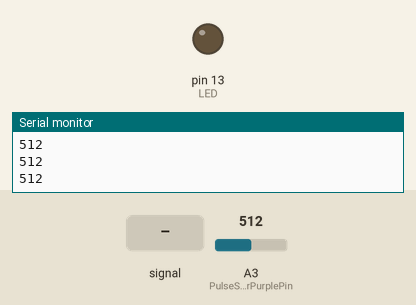
This sketch was run on a simulated Arduino Uno, built with avr-gcc and run on an emulated ATmega328P. Parts: output pins drawn as LEDs (lit = HIGH), the last lines printed to the serial monitor. Dashed ring = blinking. The test bench sets the inputs (shaded band); at power-on: A3 (PulseSensorPurplePin) = 512.

Above: at 1.2 s.
1.3 s: A3 (PulseSensorPurplePin) fed a 200 Hz sine of ±81 counts around its level
At 1.64 s:
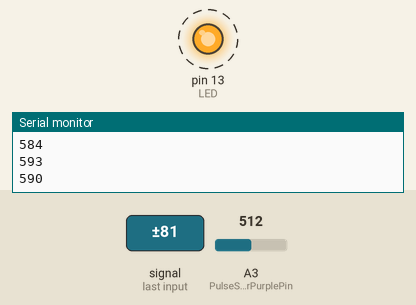
4.3 s: A3 (PulseSensorPurplePin) set to 716
At 5.5 s:
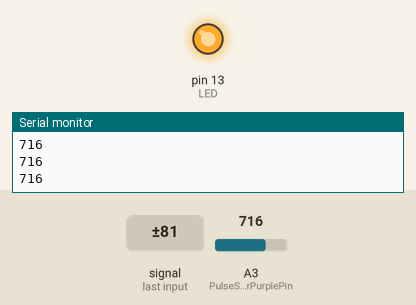
5.8 s: A3 (PulseSensorPurplePin) set to 589
7.3 s: A3 (PulseSensorPurplePin) set to 570
At 7.6 s:
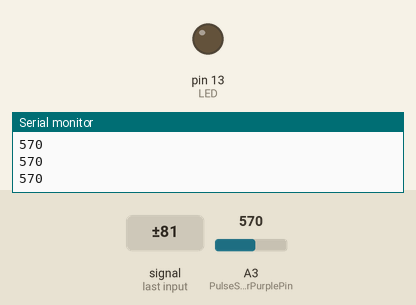
8.8 s: A3 (PulseSensorPurplePin) set to 590
At 10.1 s:
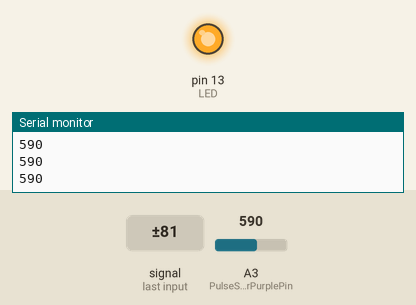
Timing chart, 0 to 11.3 s (numbered marks = the images above; inputs shaded):
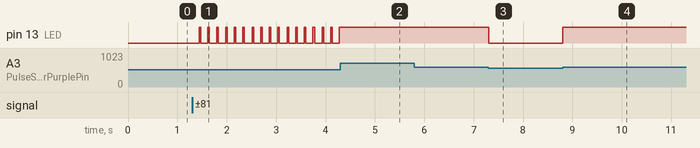

Measured:
- the behaviour switches between 581 and 580 on A3 (PulseSensorPurplePin) (found by bisection; images 2 and 3)
- after the input at 1.3 s, pin 13 (LED): alternates HIGH for 0.03 s and LOW for 0.14 s, starting after 0.14 s
- after the input at 4.3 s, pin 13 (LED): stops changing and stays HIGH
- after the input at 7.3 s, pin 13 (LED): HIGH → LOW at once
- after the input at 8.8 s, pin 13 (LED): LOW → HIGH at once

The sketch:

0-initArduino.ino
```cpp
/*  PulseSensor Starter Project and Signal Tester
 *  The Best Way to Get Started  With, or See the Raw Signal of, your PulseSensor.com™ & Arduino.
 *
 *  Here is a link to the tutorial
 *  https://pulsesensor.com/pages/code-and-guide
 *
 *  WATCH ME (Tutorial Video):
 *  https://www.youtube.com/watch?v=RbB8NSRa5X4
 *
 *
-------------------------------------------------------------
1) This shows a live human Heartbeat Pulse.
2) Live visualization in Arduino's Cool "Serial Plotter".
3) Blink an LED on each Heartbeat.
4) This is the direct Pulse Sensor's Signal.
5) A great first-step in troubleshooting your circuit and connections.
6) "Human-readable" code that is newbie friendly."

*/


//  Variables
int PulseSensorPurplePin = 3;        // Pulse Sensor PURPLE WIRE connected to ANALOG PIN 3
int LED = LED_BUILTIN;   //  The on-board Arduion LED


int Signal;                // holds the incoming raw data. Signal value can range from 0-1024
int Threshold = 580;       // Determine which Signal to "count as a beat", and which to ingore.


// The SetUp Function:
void setup() {
  pinMode(LED,OUTPUT);         // pin that will blink to your heartbeat!
   Serial.begin(9600);         // Set's up Serial Communication at certain speed.

}

// The Main Loop Function
void loop() {

  Signal = analogRead(PulseSensorPurplePin);  // Read the PulseSensor's value.
                                              // Assign this value to the "Signal" variable.

   Serial.println(Signal);                    // Send the Signal value to Serial Plotter.


   if(Signal > Threshold){                          // If the signal is above "550", then "turn-on" Arduino's on-Board LED.
     digitalWrite(LED,HIGH);
   } else {
     digitalWrite(LED,LOW);                //  Else, the sigal must be below "550", so "turn-off" this LED.
   }


delay(10);


}
```
